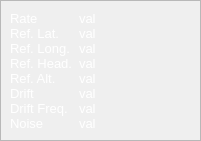
    <widget class="QFrame" name="GPS_frame">
     <property name="geometry">
      <rect>
       <x>200</x>
       <y>350</y>
       <width>201</width>
       <height>141</height>
      </rect>
     </property>
     <property name="frameShape">
      <enum>QFrame::StyledPanel</enum>
     </property>
     <property name="frameShadow">
      <enum>QFrame::Raised</enum>
     </property>
     <widget class="QLabel" name="label_23">
      <property name="geometry">
       <rect>
        <x>10</x>
        <y>25</y>
        <width>61</width>
        <height>16</height>
       </rect>
      </property>
      <property name="font">
       <font>
        <pointsize>10</pointsize>
       </font>
      </property>
      <property name="styleSheet">
       <string notr="true">color: rgb(255, 255, 255);</string>
      </property>
      <property name="text">
       <string>Ref. Lat.</string>
      </property>
     </widget>
     <widget class="QLabel" name="label_22">
      <property name="geometry">
       <rect>
        <x>10</x>
        <y>10</y>
        <width>61</width>
        <height>16</height>
       </rect>
      </property>
      <property name="font">
       <font>
        <pointsize>10</pointsize>
       </font>
      </property>
      <property name="styleSheet">
       <string notr="true">color: rgb(255, 255, 255);</string>
      </property>
      <property name="text">
       <string>Rate</string>
      </property>
     </widget>
     <widget class="QLabel" name="label_24">
      <property name="geometry">
       <rect>
        <x>10</x>
        <y>40</y>
        <width>61</width>
        <height>16</height>
       </rect>
      </property>
      <property name="font">
       <font>
        <pointsize>10</pointsize>
       </font>
      </property>
      <property name="styleSheet">
       <string notr="true">color: rgb(255, 255, 255);</string>
      </property>
      <property name="text">
       <string>Ref. Long.</string>
      </property>
     </widget>
     <widget class="QLabel" name="label_26">
      <property name="geometry">
       <rect>
        <x>10</x>
        <y>55</y>
        <width>61</width>
        <height>16</height>
       </rect>
      </property>
      <property name="font">
       <font>
        <pointsize>10</pointsize>
       </font>
      </property>
      <property name="styleSheet">
       <string notr="true">color: rgb(255, 255, 255);</string>
      </property>
      <property name="text">
       <string>Ref. Head.</string>
      </property>
     </widget>
     <widget class="QLabel" name="gps_update_rate">
      <property name="geometry">
       <rect>
        <x>79</x>
        <y>10</y>
        <width>111</width>
        <height>16</height>
       </rect>
      </property>
      <property name="font">
       <font>
        <pointsize>10</pointsize>
       </font>
      </property>
      <property name="styleSheet">
       <string notr="true">color: rgb(255, 255, 255);</string>
      </property>
      <property name="text">
       <string>val</string>
      </property>
     </widget>
     <widget class="QLabel" name="gps_ref_lat">
      <property name="geometry">
       <rect>
        <x>79</x>
        <y>25</y>
        <width>111</width>
        <height>16</height>
       </rect>
      </property>
      <property name="font">
       <font>
        <pointsize>10</pointsize>
       </font>
      </property>
      <property name="styleSheet">
       <string notr="true">color: rgb(255, 255, 255);</string>
      </property>
      <property name="text">
       <string>val</string>
      </property>
     </widget>
     <widget class="QLabel" name="gps_ref_long">
      <property name="geometry">
       <rect>
        <x>79</x>
        <y>40</y>
        <width>111</width>
        <height>16</height>
       </rect>
      </property>
      <property name="font">
       <font>
        <pointsize>10</pointsize>
       </font>
      </property>
      <property name="styleSheet">
       <string notr="true">color: rgb(255, 255, 255);</string>
      </property>
      <property name="text">
       <string>val</string>
      </property>
     </widget>
     <widget class="QLabel" name="gps_ref_heading">
      <property name="geometry">
       <rect>
        <x>79</x>
        <y>55</y>
        <width>111</width>
        <height>16</height>
       </rect>
      </property>
      <property name="font">
       <font>
        <pointsize>10</pointsize>
       </font>
      </property>
      <property name="styleSheet">
       <string notr="true">color: rgb(255, 255, 255);</string>
      </property>
      <property name="text">
       <string>val</string>
      </property>
     </widget>
     <widget class="QLabel" name="label_49">
      <property name="geometry">
       <rect>
        <x>10</x>
        <y>85</y>
        <width>61</width>
        <height>16</height>
       </rect>
      </property>
      <property name="font">
       <font>
        <pointsize>10</pointsize>
       </font>
      </property>
      <property name="styleSheet">
       <string notr="true">color: rgb(255, 255, 255);</string>
      </property>
      <property name="text">
       <string>Drift</string>
      </property>
     </widget>
     <widget class="QLabel" name="label_50">
      <property name="geometry">
       <rect>
        <x>10</x>
        <y>100</y>
        <width>61</width>
        <height>16</height>
       </rect>
      </property>
      <property name="font">
       <font>
        <pointsize>10</pointsize>
       </font>
      </property>
      <property name="styleSheet">
       <string notr="true">color: rgb(255, 255, 255);</string>
      </property>
      <property name="text">
       <string>Drift Freq.</string>
      </property>
     </widget>
     <widget class="QLabel" name="label_51">
      <property name="geometry">
       <rect>
        <x>10</x>
        <y>115</y>
        <width>61</width>
        <height>16</height>
       </rect>
      </property>
      <property name="font">
       <font>
        <pointsize>10</pointsize>
       </font>
      </property>
      <property name="styleSheet">
       <string notr="true">color: rgb(255, 255, 255);</string>
      </property>
      <property name="text">
       <string>Noise</string>
      </property>
     </widget>
     <widget class="QLabel" name="gps_drift">
      <property name="geometry">
       <rect>
        <x>79</x>
        <y>85</y>
        <width>111</width>
        <height>16</height>
       </rect>
      </property>
      <property name="font">
       <font>
        <pointsize>10</pointsize>
       </font>
      </property>
      <property name="styleSheet">
       <string notr="true">color: rgb(255, 255, 255);</string>
      </property>
      <property name="text">
       <string>val</string>
      </property>
     </widget>
     <widget class="QLabel" name="gps_drift_freq">
      <property name="geometry">
       <rect>
        <x>79</x>
        <y>100</y>
        <width>111</width>
        <height>16</height>
       </rect>
      </property>
      <property name="font">
       <font>
        <pointsize>10</pointsize>
       </font>
      </property>
      <property name="styleSheet">
       <string notr="true">color: rgb(255, 255, 255);</string>
      </property>
      <property name="text">
       <string>val</string>
      </property>
     </widget>
     <widget class="QLabel" name="gps_noise">
      <property name="geometry">
       <rect>
        <x>79</x>
        <y>115</y>
        <width>111</width>
        <height>16</height>
       </rect>
      </property>
      <property name="font">
       <font>
        <pointsize>10</pointsize>
       </font>
      </property>
      <property name="styleSheet">
       <string notr="true">color: rgb(255, 255, 255);</string>
      </property>
      <property name="text">
       <string>val</string>
      </property>
     </widget>
     <widget class="QLabel" name="label_52">
      <property name="geometry">
       <rect>
        <x>10</x>
        <y>70</y>
        <width>61</width>
        <height>16</height>
       </rect>
      </property>
      <property name="font">
       <font>
        <pointsize>10</pointsize>
       </font>
      </property>
      <property name="styleSheet">
       <string notr="true">color: rgb(255, 255, 255);</string>
      </property>
      <property name="text">
       <string>Ref. Alt.</string>
      </property>
     </widget>
     <widget class="QLabel" name="gps_ref_alt">
      <property name="geometry">
       <rect>
        <x>79</x>
        <y>70</y>
        <width>111</width>
        <height>16</height>
       </rect>
      </property>
      <property name="font">
       <font>
        <pointsize>10</pointsize>
       </font>
      </property>
      <property name="styleSheet">
       <string notr="true">color: rgb(255, 255, 255);</string>
      </property>
      <property name="text">
       <string>val</string>
      </property>
     </widget>
    </widget>
